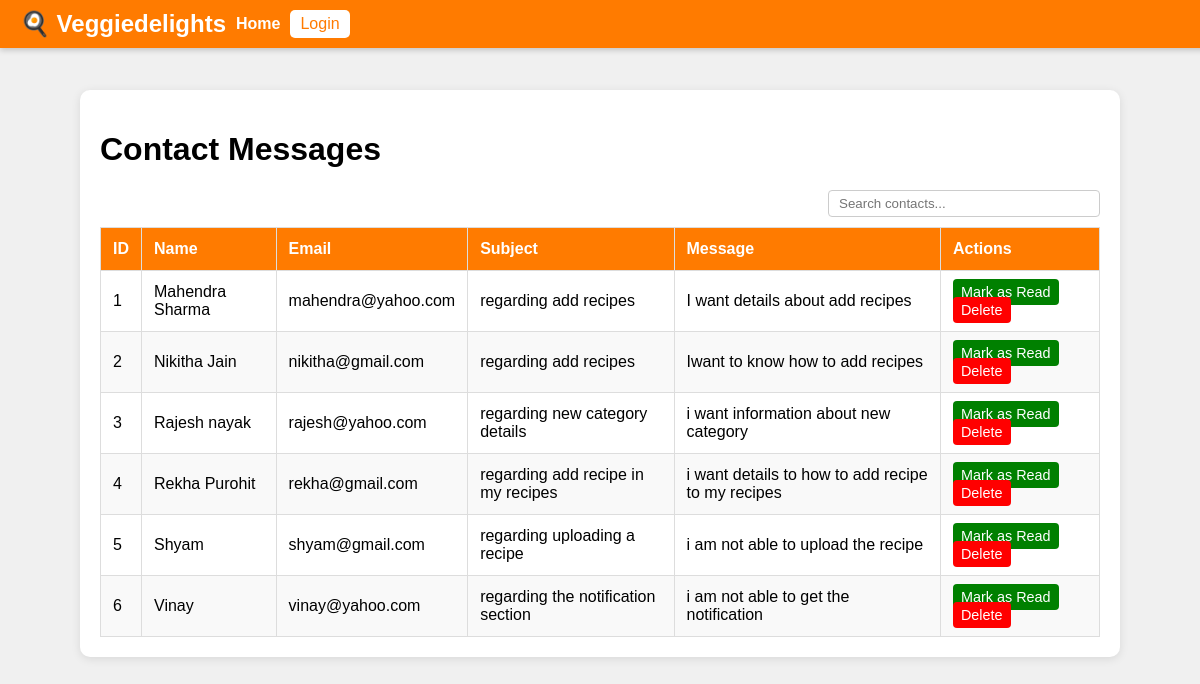
The page /Veggiedelights/view_contact.php on the database as committed earlier.
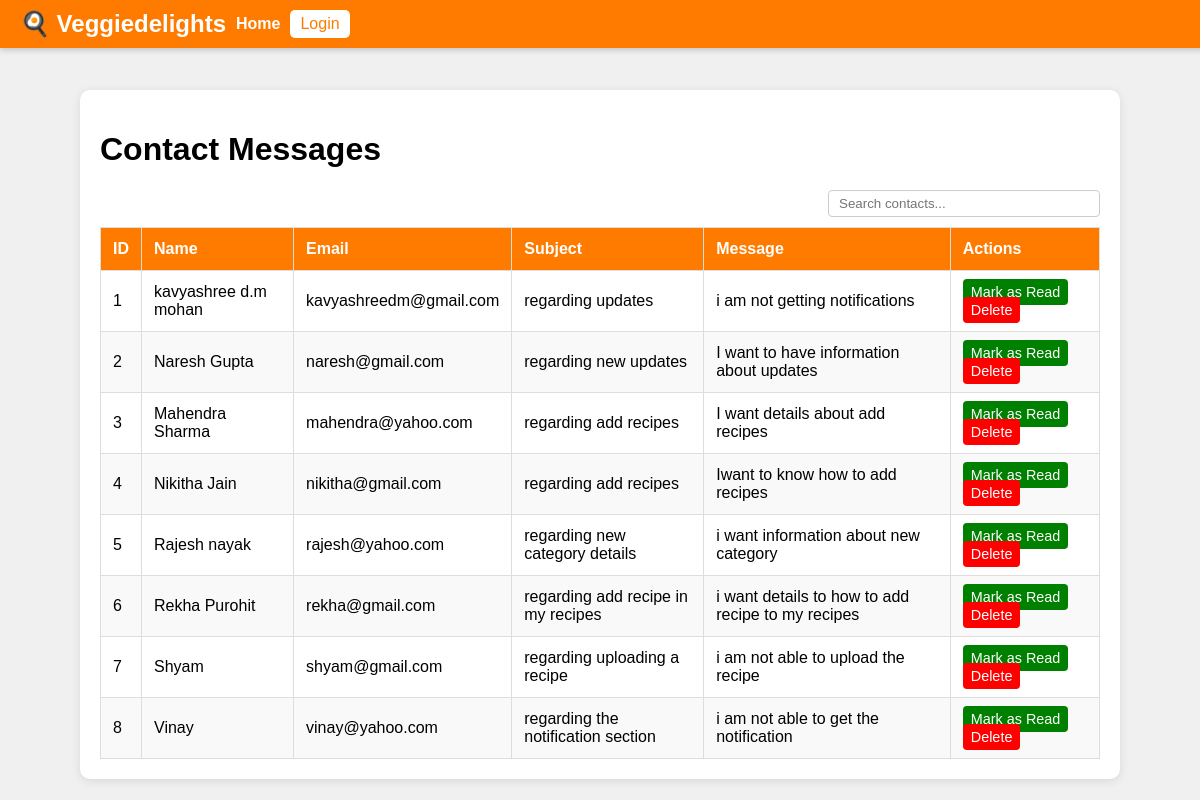
The same page on the database as committed later.
### tables this page shows
CREATE TABLE `contact_messages` (
  `id` int(11) NOT NULL,
  `status` int(11) NOT NULL DEFAULT 0,
  `name` varchar(100) NOT NULL,
  `email` varchar(100) NOT NULL,
  `subject` varchar(150) NOT NULL,
  `message` text NOT NULL,
  `submitted_at` datetime NOT NULL DEFAULT current_timestamp()
);

### Veggiedelights/view_contact.php (the view, shortened to what this page needs)
<?php
include 'config.php';
$role = $_SESSION['role'] ?? 'guest';
$email = $_SESSION['email'] ?? '';
?>
<!DOCTYPE html>
<html lang="en">
<head>
</head>
<body>
<header class="navbar">
    <div class="logo"><a href="index.php">🍳 Veggiedelights</a></div>
    <nav class="nav-links">
        <a href="index.php">Home</a>
    </nav>
    <div class="auth-right">
        <?php if ($role === 'admin'): ?>
            <span class="welcome">👋 Hello Admin</span>
            <a href="logout.php" class="nav-link">Logout</a>
        <?php elseif ($role === 'user'): ?>
            <span class="welcome">👋 Hello <?= htmlspecialchars($email) ?></span>
            <a href="logout.php" class="nav-link">Logout</a>
        <?php else: ?>
            <a href="login.php" class="nav-link">Login</a>
        <?php endif; ?>
    </div>
</header>
<div class="main-content">
    <h1>Contact Messages</h1>
    <div id="searchContainer">
        <input type="text" id="searchInput" placeholder="Search contacts..." />
    </div>
    <div class="table-container">
        <table id="contactsTable">
            <thead>
                <tr>
                    <th>ID</th>
                    <th>Name</th>
                    <th>Email</th>
                    <th>Subject</th>
                    <th>Message</th>
                    <th>Actions</th>
                </tr>
            </thead>
            <tbody>
                <?php
                $id = 1;
                $fet = "SELECT * FROM contact_messages ORDER BY status ASC, id DESC";
                $fet_rs = mysqli_query($con, $fet);
                while($fet_arr = mysqli_fetch_array($fet_rs)) {
                ?>
                    <tr>
                        <td><?php echo $id++; ?></td>
                        <td><?php echo htmlspecialchars($fet_arr['name']); ?></td>
                        <td><?php echo htmlspecialchars($fet_arr['email']); ?></td>
                        <td><?php echo htmlspecialchars($fet_arr['subject']); ?></td>
                        <td><?php echo htmlspecialchars($fet_arr['message']); ?></td>
                        <td>
                            <?php if($fet_arr['status'] == 0) { ?>
                                <a href="view_contact.php?mark_read=<?php echo $fet_arr['id']; ?>" class="action-link read-link">Mark as Read</a>
                            <?php } ?>
                            <a href="view_contact.php?delete=<?php echo $fet_arr['id']; ?>" class="action-link delete-link" onclick="return confirmDelete();">Delete</a>
                        </td>
                    </tr>
                <?php } ?>
            </tbody>
        </table>
    </div>
</div>
</body>
</html>

### Veggiedelights/view_contact.php (style rules this page uses)
body { font-family: Arial, sans-serif; background:#f0f0f0; margin:0; padding-top:70px; }
header.navbar { position: fixed; top: 0; left: 0; width: 100%; display: flex; justify-content: normal; align-items: center; background-color:#ff7b00; padding:10px 20px; z-index: 1000; flex-wrap: wrap; box-shadow: 0 2px 6px rgba(0,0,0,0.2); }
header.navbar .logo a { font-size: 1.5rem; font-weight: bold; color:#fff; text-decoration:none; white-space: nowrap; }
.nav-links { display:flex; gap:15px; flex-wrap: wrap; align-items:center; }
.nav-links a { color:#fff; text-decoration:none; padding:5px 10px; border-radius:5px; font-weight:bold; transition:0.3s; white-space: nowrap; }
.auth-right { display:flex; align-items:center; gap:10px; flex-shrink:0; white-space: nowrap; }
.auth-right .nav-link { background:#fff; color:#ff7b00; padding:5px 10px; border-radius:5px; text-decoration:none; transition:0.3s; }
.main-content { max-width: 1000px; margin: 20px auto; padding: 20px; background: #fff; border-radius: 10px; box-shadow: 0 2px 10px rgba(0,0,0,0.1); }
.table-container { overflow-x:auto; margin-top:10px; }
table { width:100%; border-collapse:collapse; min-width:700px; }
table th, table td { padding:12px; border:1px solid #ddd; text-align:left; }
table th { background:#ff7b00; color:#fff; position: sticky; top:0; }
table tr:nth-child(even) { background:#f9f9f9; }
.action-link { color:#fff; padding:5px 8px; border-radius:4px; text-decoration:none; margin-right:5px; font-size:0.9em; }
.read-link { background:green; }
.delete-link { background:red; }
#searchContainer { text-align: right; margin-bottom: 10px; }
#searchInput { padding:5px 10px; border-radius:4px; border:1px solid #ccc; width: 250px; }

Rows that differ between the two databases and show on the page:
added contact_messages: name "kavyashree d.m mohan", email "kavyashreedm@gmail.com", subject "regarding updates", message "i am not getting notifications"
added contact_messages: name "Naresh Gupta", email "naresh@gmail.com", subject "regarding new updates", message "I want to have information about updates"
